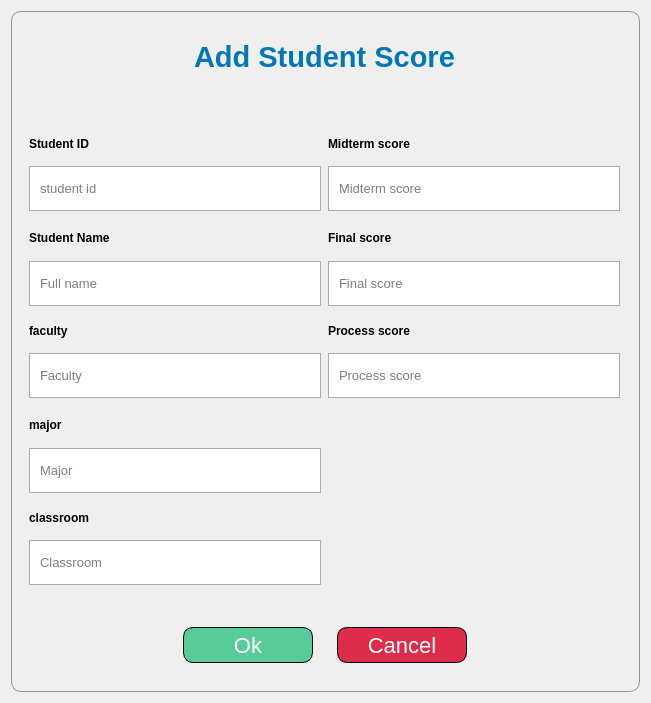
<?xml version="1.0" encoding="UTF-8"?>
<ui version="4.0">
 <class>Dialog</class>
 <widget class="QDialog" name="Dialog">
  <property name="geometry">
   <rect>
    <x>0</x>
    <y>0</y>
    <width>651</width>
    <height>703</height>
   </rect>
  </property>
  <property name="windowTitle">
   <string>Dialog</string>
  </property>
  <layout class="QVBoxLayout" name="verticalLayout">
   <item>
    <widget class="QWidget" name="widget" native="true">
     <property name="styleSheet">
      <string notr="true">#widget{
background: qlineargradient(
        x1:0, y1:0,
		x2:1, y2:1,
        stop:0 #ade8f4, stop:1 #e4c1f9
    );
border: 1px solid rgb(147, 147, 147);
border-radius: 10px;
}</string>
     </property>
     <layout class="QVBoxLayout" name="verticalLayout_15">
      <property name="spacing">
       <number>0</number>
      </property>
      <property name="topMargin">
       <number>5</number>
      </property>
      <property name="rightMargin">
       <number>11</number>
      </property>
      <property name="bottomMargin">
       <number>0</number>
      </property>
      <item>
       <widget class="QWidget" name="widget_5" native="true">
        <property name="maximumSize">
         <size>
          <width>16777215</width>
          <height>60</height>
         </size>
        </property>
        <property name="styleSheet">
         <string notr="true">border: 0px solid rgb(0, 0, 0);</string>
        </property>
        <layout class="QVBoxLayout" name="verticalLayout_6">
         <property name="leftMargin">
          <number>0</number>
         </property>
         <property name="topMargin">
          <number>0</number>
         </property>
         <property name="rightMargin">
          <number>0</number>
         </property>
         <property name="bottomMargin">
          <number>0</number>
         </property>
         <item alignment="Qt::AlignHCenter">
          <widget class="QLabel" name="labelForm">
           <property name="maximumSize">
            <size>
             <width>16777215</width>
             <height>40</height>
            </size>
           </property>
           <property name="font">
            <font>
             <pointsize>22</pointsize>
             <weight>75</weight>
             <bold>true</bold>
            </font>
           </property>
           <property name="styleSheet">
            <string notr="true">#labelForm{
color: #0077b6
}</string>
           </property>
           <property name="text">
            <string>Add Student Score</string>
           </property>
          </widget>
         </item>
        </layout>
       </widget>
      </item>
      <item>
       <widget class="QWidget" name="widget_2" native="true">
        <property name="minimumSize">
         <size>
          <width>0</width>
          <height>500</height>
         </size>
        </property>
        <property name="maximumSize">
         <size>
          <width>16777215</width>
          <height>500</height>
         </size>
        </property>
        <property name="styleSheet">
         <string notr="true">border: none;</string>
        </property>
        <layout class="QVBoxLayout" name="verticalLayout_18">
         <property name="leftMargin">
          <number>0</number>
         </property>
         <property name="rightMargin">
          <number>0</number>
         </property>
         <item>
          <widget class="QStackedWidget" name="stackedWidget">
           <property name="frameShadow">
            <enum>QFrame::Plain</enum>
           </property>
           <property name="lineWidth">
            <number>1</number>
           </property>
           <property name="currentIndex">
            <number>0</number>
           </property>
           <widget class="QWidget" name="Score">
            <layout class="QVBoxLayout" name="verticalLayout_2">
             <property name="spacing">
              <number>7</number>
             </property>
             <property name="topMargin">
              <number>15</number>
             </property>
             <property name="bottomMargin">
              <number>0</number>
             </property>
             <item>
              <widget class="QFrame" name="frame">
               <property name="mouseTracking">
                <bool>true</bool>
               </property>
               <property name="frameShape">
                <enum>QFrame::StyledPanel</enum>
               </property>
               <property name="frameShadow">
                <enum>QFrame::Raised</enum>
               </property>
               <layout class="QGridLayout" name="gridLayout">
                <property name="leftMargin">
                 <number>0</number>
                </property>
                <property name="topMargin">
                 <number>0</number>
                </property>
                <property name="rightMargin">
                 <number>0</number>
                </property>
                <property name="bottomMargin">
                 <number>0</number>
                </property>
                <property name="horizontalSpacing">
                 <number>7</number>
                </property>
                <property name="verticalSpacing">
                 <number>0</number>
                </property>
                <item row="4" column="0">
                 <widget class="QGroupBox" name="groupBox_22">
                  <property name="styleSheet">
                   <string notr="true">border: none;</string>
                  </property>
                  <property name="title">
                   <string/>
                  </property>
                  <layout class="QVBoxLayout" name="verticalLayout_14">
                   <property name="spacing">
                    <number>0</number>
                   </property>
                   <property name="leftMargin">
                    <number>0</number>
                   </property>
                   <property name="topMargin">
                    <number>0</number>
                   </property>
                   <property name="rightMargin">
                    <number>0</number>
                   </property>
                   <property name="bottomMargin">
                    <number>0</number>
                   </property>
                   <item>
                    <widget class="QLabel" name="label_8">
                     <property name="maximumSize">
                      <size>
                       <width>16777215</width>
                       <height>40</height>
                      </size>
                     </property>
                     <property name="font">
                      <font>
                       <pointsize>9</pointsize>
                       <weight>75</weight>
                       <bold>true</bold>
                      </font>
                     </property>
                     <property name="text">
                      <string>major</string>
                     </property>
                    </widget>
                   </item>
                   <item>
                    <widget class="QLineEdit" name="inputMajor">
                     <property name="minimumSize">
                      <size>
                       <width>0</width>
                       <height>45</height>
                      </size>
                     </property>
                     <property name="font">
                      <font>
                       <pointsize>10</pointsize>
                      </font>
                     </property>
                     <property name="styleSheet">
                      <string notr="true">#inputMajor{
	padding: 0 8px;
	border: 1px solid rgb(171, 171, 171)
}
</string>
                     </property>
                     <property name="inputMask">
                      <string/>
                     </property>
                     <property name="text">
                      <string/>
                     </property>
                     <property name="readOnly">
                      <bool>true</bool>
                     </property>
                     <property name="placeholderText">
                      <string>Major</string>
                     </property>
                    </widget>
                   </item>
                  </layout>
                 </widget>
                </item>
                <item row="3" column="1">
                 <widget class="QGroupBox" name="groupBox_21">
                  <property name="styleSheet">
                   <string notr="true">border: none;</string>
                  </property>
                  <property name="title">
                   <string/>
                  </property>
                  <layout class="QVBoxLayout" name="verticalLayout_12">
                   <property name="spacing">
                    <number>0</number>
                   </property>
                   <property name="leftMargin">
                    <number>0</number>
                   </property>
                   <property name="topMargin">
                    <number>0</number>
                   </property>
                   <property name="rightMargin">
                    <number>0</number>
                   </property>
                   <property name="bottomMargin">
                    <number>0</number>
                   </property>
                   <item>
                    <widget class="QLabel" name="processScore">
                     <property name="maximumSize">
                      <size>
                       <width>16777215</width>
                       <height>40</height>
                      </size>
                     </property>
                     <property name="font">
                      <font>
                       <pointsize>9</pointsize>
                       <weight>75</weight>
                       <bold>true</bold>
                      </font>
                     </property>
                     <property name="text">
                      <string>Process score</string>
                     </property>
                    </widget>
                   </item>
                   <item>
                    <widget class="QLineEdit" name="inputProcessScore">
                     <property name="minimumSize">
                      <size>
                       <width>0</width>
                       <height>45</height>
                      </size>
                     </property>
                     <property name="font">
                      <font>
                       <pointsize>10</pointsize>
                      </font>
                     </property>
                     <property name="styleSheet">
                      <string notr="true">#inputProcessScore{
	padding: 0 8px;
	border: 1px solid rgb(171, 171, 171)
}
</string>
                     </property>
                     <property name="inputMask">
                      <string/>
                     </property>
                     <property name="text">
                      <string/>
                     </property>
                     <property name="readOnly">
                      <bool>true</bool>
                     </property>
                     <property name="placeholderText">
                      <string>Process score</string>
                     </property>
                    </widget>
                   </item>
                  </layout>
                 </widget>
                </item>
                <item row="1" column="1">
                 <widget class="QGroupBox" name="groupBox_5">
                  <property name="styleSheet">
                   <string notr="true">border:none;</string>
                  </property>
                  <property name="title">
                   <string/>
                  </property>
                  <layout class="QVBoxLayout" name="verticalLayout_11">
                   <property name="spacing">
                    <number>0</number>
                   </property>
                   <property name="leftMargin">
                    <number>0</number>
                   </property>
                   <property name="topMargin">
                    <number>0</number>
                   </property>
                   <property name="rightMargin">
                    <number>0</number>
                   </property>
                   <property name="bottomMargin">
                    <number>0</number>
                   </property>
                   <item>
                    <widget class="QLabel" name="midtermScore">
                     <property name="maximumSize">
                      <size>
                       <width>16777215</width>
                       <height>40</height>
                      </size>
                     </property>
                     <property name="font">
                      <font>
                       <pointsize>9</pointsize>
                       <weight>75</weight>
                       <bold>true</bold>
                      </font>
                     </property>
                     <property name="text">
                      <string>Midterm score</string>
                     </property>
                    </widget>
                   </item>
                   <item>
                    <widget class="QLineEdit" name="inputMidtermScore">
                     <property name="minimumSize">
                      <size>
                       <width>0</width>
                       <height>45</height>
                      </size>
                     </property>
                     <property name="font">
                      <font>
                       <pointsize>10</pointsize>
                      </font>
                     </property>
                     <property name="styleSheet">
                      <string notr="true">#inputMidtermScore{
	padding: 0 8px;
	border: 1px solid rgb(171, 171, 171)
}
</string>
                     </property>
                     <property name="inputMask">
                      <string/>
                     </property>
                     <property name="text">
                      <string/>
                     </property>
                     <property name="placeholderText">
                      <string>Midterm score</string>
                     </property>
                    </widget>
                   </item>
                  </layout>
                 </widget>
                </item>
                <item row="2" column="1">
                 <widget class="QGroupBox" name="groupBox_2">
                  <property name="styleSheet">
                   <string notr="true">border:none;</string>
                  </property>
                  <property name="title">
                   <string/>
                  </property>
                  <layout class="QVBoxLayout" name="verticalLayout_3">
                   <property name="spacing">
                    <number>0</number>
                   </property>
                   <property name="leftMargin">
                    <number>0</number>
                   </property>
                   <property name="topMargin">
                    <number>0</number>
                   </property>
                   <property name="rightMargin">
                    <number>0</number>
                   </property>
                   <property name="bottomMargin">
                    <number>0</number>
                   </property>
                   <item>
                    <widget class="QLabel" name="finalScore">
                     <property name="maximumSize">
                      <size>
                       <width>16777215</width>
                       <height>40</height>
                      </size>
                     </property>
                     <property name="font">
                      <font>
                       <pointsize>9</pointsize>
                       <weight>75</weight>
                       <bold>true</bold>
                      </font>
                     </property>
                     <property name="text">
                      <string>Final score</string>
                     </property>
                    </widget>
                   </item>
                   <item>
                    <widget class="QLineEdit" name="inputFinalScore">
                     <property name="minimumSize">
                      <size>
                       <width>0</width>
                       <height>45</height>
                      </size>
                     </property>
                     <property name="font">
                      <font>
                       <pointsize>10</pointsize>
                      </font>
                     </property>
                     <property name="styleSheet">
                      <string notr="true">#inputFinalScore{
	padding: 0 8px;
	border: 1px solid rgb(171, 171, 171)
}
</string>
                     </property>
                     <property name="inputMask">
                      <string/>
                     </property>
                     <property name="text">
                      <string/>
                     </property>
                     <property name="placeholderText">
                      <string>Final score</string>
                     </property>
                    </widget>
                   </item>
                  </layout>
                 </widget>
                </item>
                <item row="1" column="0">
                 <widget class="QGroupBox" name="groupBox">
                  <property name="font">
                   <font>
                    <pointsize>9</pointsize>
                   </font>
                  </property>
                  <property name="styleSheet">
                   <string notr="true">border: none;</string>
                  </property>
                  <property name="title">
                   <string/>
                  </property>
                  <layout class="QVBoxLayout" name="verticalLayout_9">
                   <property name="spacing">
                    <number>0</number>
                   </property>
                   <property name="leftMargin">
                    <number>0</number>
                   </property>
                   <property name="topMargin">
                    <number>0</number>
                   </property>
                   <property name="rightMargin">
                    <number>0</number>
                   </property>
                   <property name="bottomMargin">
                    <number>0</number>
                   </property>
                   <item alignment="Qt::AlignLeft">
                    <widget class="QLabel" name="StdId">
                     <property name="maximumSize">
                      <size>
                       <width>16777215</width>
                       <height>40</height>
                      </size>
                     </property>
                     <property name="font">
                      <font>
                       <pointsize>9</pointsize>
                       <weight>75</weight>
                       <bold>true</bold>
                      </font>
                     </property>
                     <property name="text">
                      <string>Student ID</string>
                     </property>
                    </widget>
                   </item>
                   <item>
                    <widget class="QLineEdit" name="inputStdID">
                     <property name="minimumSize">
                      <size>
                       <width>0</width>
                       <height>45</height>
                      </size>
                     </property>
                     <property name="font">
                      <font>
                       <pointsize>10</pointsize>
                      </font>
                     </property>
                     <property name="styleSheet">
                      <string notr="true">#inputStdID{
	padding: 0 8px;
	border: 1px solid rgb(171, 171, 171)
}
</string>
                     </property>
                     <property name="inputMask">
                      <string/>
                     </property>
                     <property name="text">
                      <string/>
                     </property>
                     <property name="readOnly">
                      <bool>true</bool>
                     </property>
                     <property name="placeholderText">
                      <string>student id</string>
                     </property>
                    </widget>
                   </item>
                  </layout>
                 </widget>
                </item>
                <item row="2" column="0">
                 <widget class="QGroupBox" name="groupBox_3">
                  <property name="styleSheet">
                   <string notr="true">border:none;</string>
                  </property>
                  <property name="title">
                   <string/>
                  </property>
                  <layout class="QVBoxLayout" name="verticalLayout_4">
                   <property name="spacing">
                    <number>0</number>
                   </property>
                   <property name="leftMargin">
                    <number>0</number>
                   </property>
                   <property name="topMargin">
                    <number>0</number>
                   </property>
                   <property name="rightMargin">
                    <number>0</number>
                   </property>
                   <property name="bottomMargin">
                    <number>0</number>
                   </property>
                   <item>
                    <widget class="QLabel" name="StdName">
                     <property name="maximumSize">
                      <size>
                       <width>16777215</width>
                       <height>40</height>
                      </size>
                     </property>
                     <property name="font">
                      <font>
                       <pointsize>9</pointsize>
                       <weight>75</weight>
                       <bold>true</bold>
                      </font>
                     </property>
                     <property name="text">
                      <string>Student Name</string>
                     </property>
                    </widget>
                   </item>
                   <item>
                    <widget class="QLineEdit" name="inputStdName">
                     <property name="minimumSize">
                      <size>
                       <width>0</width>
                       <height>45</height>
                      </size>
                     </property>
                     <property name="font">
                      <font>
                       <pointsize>10</pointsize>
                      </font>
                     </property>
                     <property name="styleSheet">
                      <string notr="true">#inputStdName{
	padding: 0 8px;
	border: 1px solid rgb(171, 171, 171)
}
</string>
                     </property>
                     <property name="inputMask">
                      <string/>
                     </property>
                     <property name="text">
                      <string/>
                     </property>
                     <property name="readOnly">
                      <bool>true</bool>
                     </property>
                     <property name="placeholderText">
                      <string>Full name</string>
                     </property>
                    </widget>
                   </item>
                  </layout>
                 </widget>
                </item>
                <item row="3" column="0">
                 <widget class="QGroupBox" name="groupBox_4">
                  <property name="styleSheet">
                   <string notr="true">border: none;</string>
                  </property>
                  <property name="title">
                   <string/>
                  </property>
                  <layout class="QVBoxLayout" name="verticalLayout_10">
                   <property name="spacing">
                    <number>0</number>
                   </property>
                   <property name="leftMargin">
                    <number>0</number>
                   </property>
                   <property name="topMargin">
                    <number>0</number>
                   </property>
                   <property name="rightMargin">
                    <number>0</number>
                   </property>
                   <property name="bottomMargin">
                    <number>0</number>
                   </property>
                   <item>
                    <widget class="QLabel" name="faculty">
                     <property name="maximumSize">
                      <size>
                       <width>16777215</width>
                       <height>40</height>
                      </size>
                     </property>
                     <property name="font">
                      <font>
                       <pointsize>9</pointsize>
                       <weight>75</weight>
                       <bold>true</bold>
                      </font>
                     </property>
                     <property name="text">
                      <string>faculty</string>
                     </property>
                    </widget>
                   </item>
                   <item>
                    <widget class="QLineEdit" name="inputFaculty">
                     <property name="minimumSize">
                      <size>
                       <width>0</width>
                       <height>45</height>
                      </size>
                     </property>
                     <property name="font">
                      <font>
                       <pointsize>10</pointsize>
                      </font>
                     </property>
                     <property name="styleSheet">
                      <string notr="true">#inputFaculty{
	padding: 0 8px;
	border: 1px solid rgb(171, 171, 171)
}
</string>
                     </property>
                     <property name="inputMask">
                      <string/>
                     </property>
                     <property name="text">
                      <string/>
                     </property>
                     <property name="readOnly">
                      <bool>true</bool>
                     </property>
                     <property name="placeholderText">
                      <string>Faculty</string>
                     </property>
                    </widget>
                   </item>
                  </layout>
                 </widget>
                </item>
                <item row="5" column="0">
                 <widget class="QGroupBox" name="groupBox_7">
                  <property name="title">
                   <string/>
                  </property>
                  <layout class="QVBoxLayout" name="verticalLayout_7">
                   <property name="spacing">
                    <number>0</number>
                   </property>
                   <property name="leftMargin">
                    <number>0</number>
                   </property>
                   <property name="topMargin">
                    <number>0</number>
                   </property>
                   <property name="rightMargin">
                    <number>0</number>
                   </property>
                   <property name="bottomMargin">
                    <number>0</number>
                   </property>
                   <item>
                    <widget class="QLabel" name="label_9">
                     <property name="maximumSize">
                      <size>
                       <width>16777215</width>
                       <height>40</height>
                      </size>
                     </property>
                     <property name="font">
                      <font>
                       <pointsize>9</pointsize>
                       <weight>75</weight>
                       <bold>true</bold>
                      </font>
                     </property>
                     <property name="text">
                      <string>classroom</string>
                     </property>
                    </widget>
                   </item>
                   <item>
                    <widget class="QLineEdit" name="inputClassroom">
                     <property name="minimumSize">
                      <size>
                       <width>0</width>
                       <height>45</height>
                      </size>
                     </property>
                     <property name="font">
                      <font>
                       <pointsize>10</pointsize>
                      </font>
                     </property>
                     <property name="styleSheet">
                      <string notr="true">#inputClassroom{
	padding: 0 8px;
	border: 1px solid rgb(171, 171, 171)
}
</string>
                     </property>
                     <property name="inputMask">
                      <string/>
                     </property>
                     <property name="text">
                      <string/>
                     </property>
                     <property name="readOnly">
                      <bool>true</bool>
                     </property>
                     <property name="placeholderText">
                      <string>Classroom</string>
                     </property>
                    </widget>
                   </item>
                  </layout>
                 </widget>
                </item>
               </layout>
              </widget>
             </item>
            </layout>
           </widget>
           <widget class="QWidget" name="Academic">
            <layout class="QVBoxLayout" name="verticalLayout_28">
             <property name="topMargin">
              <number>15</number>
             </property>
             <property name="bottomMargin">
              <number>0</number>
             </property>
            </layout>
           </widget>
           <widget class="QWidget" name="AcademicResult">
            <layout class="QVBoxLayout" name="verticalLayout_5"/>
           </widget>
          </widget>
         </item>
        </layout>
       </widget>
      </item>
      <item>
       <widget class="QWidget" name="widget_7" native="true">
        <property name="maximumSize">
         <size>
          <width>16777215</width>
          <height>70</height>
         </size>
        </property>
        <property name="styleSheet">
         <string notr="true">border: 0px solid rgb(0, 0, 0);</string>
        </property>
        <layout class="QHBoxLayout" name="horizontalLayout_5">
         <item alignment="Qt::AlignRight">
          <widget class="QFrame" name="frame_9">
           <property name="minimumSize">
            <size>
             <width>135</width>
             <height>0</height>
            </size>
           </property>
           <property name="maximumSize">
            <size>
             <width>16777215</width>
             <height>16777215</height>
            </size>
           </property>
           <property name="styleSheet">
            <string notr="true">border: none</string>
           </property>
           <property name="frameShape">
            <enum>QFrame::StyledPanel</enum>
           </property>
           <property name="frameShadow">
            <enum>QFrame::Raised</enum>
           </property>
           <layout class="QVBoxLayout" name="verticalLayout_8">
            <item>
             <widget class="QPushButton" name="okBtn">
              <property name="minimumSize">
               <size>
                <width>130</width>
                <height>36</height>
               </size>
              </property>
              <property name="maximumSize">
               <size>
                <width>16777215</width>
                <height>16777215</height>
               </size>
              </property>
              <property name="cursor">
               <cursorShape>PointingHandCursor</cursorShape>
              </property>
              <property name="styleSheet">
               <string notr="true">#okBtn{
font-size: 22px;
border: 1px solid rgb(0, 0, 0);
background-color: #57cc99;
color: rgb(255, 255, 255);
border-radius: 10px
}

#okBtn:hover{
	background-color: rgb(147, 147, 147);
}</string>
              </property>
              <property name="text">
               <string>Ok</string>
              </property>
              <property name="icon">
               <iconset>
                <normaloff>../icons/check.svg</normaloff>../icons/check.svg</iconset>
              </property>
              <property name="iconSize">
               <size>
                <width>25</width>
                <height>25</height>
               </size>
              </property>
             </widget>
            </item>
           </layout>
          </widget>
         </item>
         <item alignment="Qt::AlignLeft">
          <widget class="QFrame" name="frame_10">
           <property name="minimumSize">
            <size>
             <width>135</width>
             <height>0</height>
            </size>
           </property>
           <property name="styleSheet">
            <string notr="true">border: none</string>
           </property>
           <property name="frameShape">
            <enum>QFrame::StyledPanel</enum>
           </property>
           <property name="frameShadow">
            <enum>QFrame::Raised</enum>
           </property>
           <layout class="QVBoxLayout" name="verticalLayout_16">
            <item>
             <widget class="QPushButton" name="cancelBtn">
              <property name="minimumSize">
               <size>
                <width>130</width>
                <height>36</height>
               </size>
              </property>
              <property name="cursor">
               <cursorShape>PointingHandCursor</cursorShape>
              </property>
              <property name="styleSheet">
               <string notr="true">#cancelBtn{
font-size: 22px;
border: 1px solid rgb(0, 0, 0);
background-color: #dd2d4a;
color: rgb(255, 255, 255);
border-radius: 10px
}

#cancelBtn:hover{
	background-color: rgb(147, 147, 147);
}</string>
              </property>
              <property name="text">
               <string>Cancel</string>
              </property>
              <property name="icon">
               <iconset>
                <normaloff>../icons/close-outline.svg</normaloff>../icons/close-outline.svg</iconset>
              </property>
              <property name="iconSize">
               <size>
                <width>25</width>
                <height>25</height>
               </size>
              </property>
             </widget>
            </item>
           </layout>
          </widget>
         </item>
        </layout>
       </widget>
      </item>
     </layout>
    </widget>
   </item>
  </layout>
 </widget>
 <resources/>
 <connections/>
</ui>
